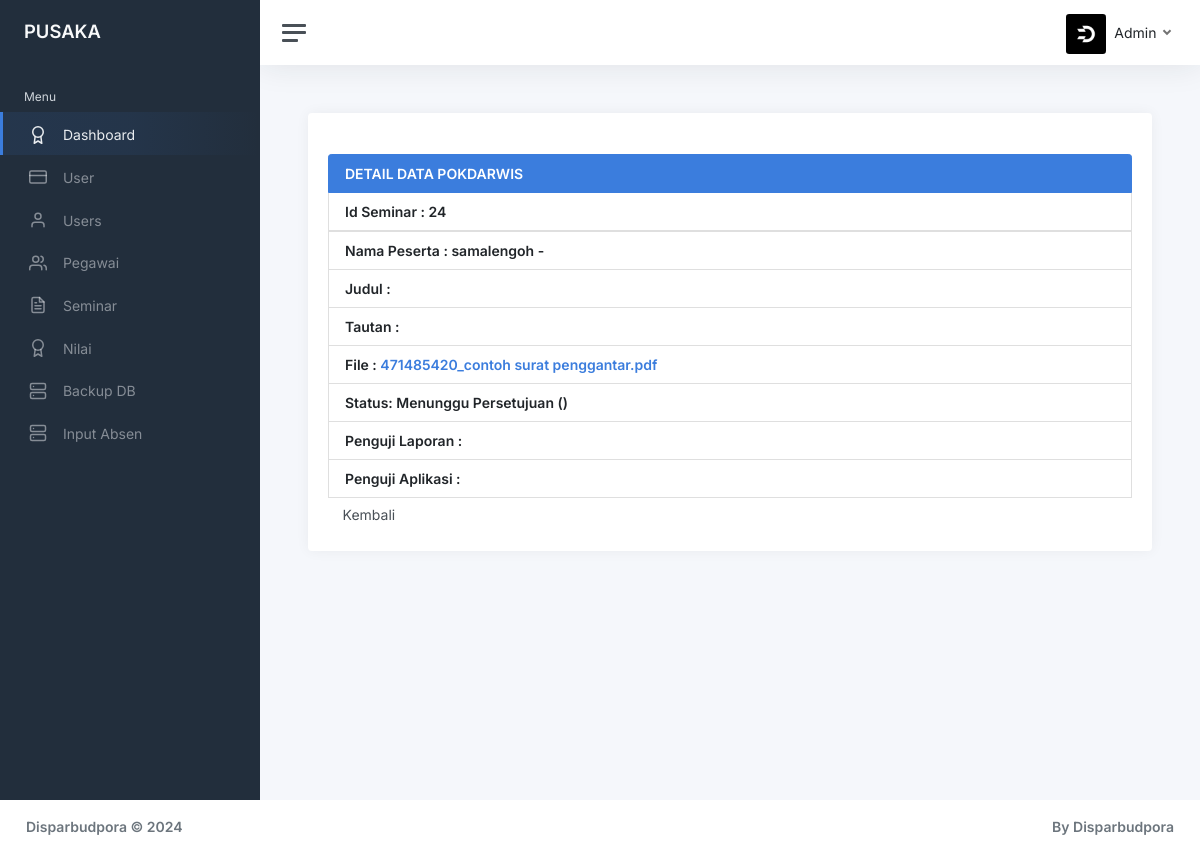
/index.php?page=seminar-detail&id=24 (signed in), run on the app's committed database.
### tables this page shows
CREATE TABLE `seminar` (
  `idseminar` int(5) NOT NULL AUTO_INCREMENT,
  `nis` int(8) NOT NULL,
  `judul` varchar(255) NOT NULL,
  `file` varchar(255) NOT NULL,
  `tautan` varchar(255) NOT NULL,
  `statussem` varchar(30) NOT NULL,
  `ket` varchar(255) NOT NULL,
  `pengujilap` int(8) NOT NULL,
  `pengujiapl` int(8) NOT NULL,
  `nilaiprakerin` int(3) NOT NULL,
  `nilailaporan` int(3) NOT NULL,
  `nilaiaplikasi` int(3) NOT NULL,
  PRIMARY KEY (`idseminar`)
);

CREATE TABLE `users` (
  `nis` bigint(12) unsigned NOT NULL,
  `id` bigint(12) unsigned NOT NULL,
  `nama` varchar(255) NOT NULL,
  `tanggal_buat` date NOT NULL,
  `alamat` varchar(255) NOT NULL,
  `potensi_wisata` varchar(100) NOT NULL,
  `telp` varchar(15) NOT NULL,
  `stat` varchar(30) NOT NULL,
  `foto` varchar(255) NOT NULL,
  PRIMARY KEY (`nis`)
);

### seminar/detail.php (the view, shortened to what this page needs)
<div class="row">
    <div class="col-md-12">
        <br>
        <?php
        if (isset($_GET['id'])) {
            $idseminar   = $_GET['id'];
            $query = mysqli_query($db, "SELECT seminar.*, users.nama, users.potensi_wisata FROM seminar JOIN users ON users.nis = seminar.nis WHERE idseminar='$idseminar'") or die('Query Error : ' . mysqli_error($db));
            while ($data  = mysqli_fetch_assoc($query)) {
                $idseminar        = $data['idseminar'];
                $judul            = $data['judul'];
                $tautan           = $data['tautan'];
                $file             = $data['file'];
                $statussem        = $data['statussem'];
                $ket              = $data['ket'];
                $nama             = $data['nama'];
                $potensi_wisata         = $data['potensi_wisata'];
            }
        }
        ?>
        <ul class="list-group">
            <li class="list-group-item active"><b>DETAIL DATA POKDARWIS
            <li class="list-group-item"><b>Id Seminar : </b><?php echo $idseminar; ?></li>
            <li class="list-group-item"><b>Nama Peserta : </b><?php echo $nama . " - " . $potensi_wisata; ?></li>
            <li class="list-group-item"><b>Judul : </b><?php echo $judul; ?></li>
            <li class="list-group-item"><b>Tautan : </b><a href="https:<?php echo $tautan; ?>" target="_blank"><?php echo $tautan; ?></a></li>
            <li class="list-group-item"><b>File : </b><a href="seminar/files/<?php echo $file; ?>" target="_blank"><?php echo $file; ?></a></li>
            <li class="list-group-item"><b>Status: <?php echo $statussem; ?></b> (<?php echo $ket; ?>)</li>
            <li class="list-group-item"><b>Penguji Laporan : </b><?php echo $pengujilaporann; ?></li>
            <li class="list-group-item"><b>Penguji Aplikasi : </b><?php echo $pengujiaplikasin; ?></li>
            </li>
        </ul>
        <?php
        if ($_SESSION['level'] == "Admin") {
            $kembali = "tampil-nilai";
        } else if ($_SESSION['level'] == "Pegawai") {
            $kembali = "tampil-nilai";
        } else {
            $kembali = "seminar";
        }
        ?>
        <div class="form-group">
            <a href="?page=<?php echo $kembali ?>" class="btn btn-default btn-reset">Kembali</a>
        </div>
    </div>
</div>
</div>
</div>
</div>

### data on the page
seminar: idseminar "24", users.nama "samalengoh", file "471485420_contoh surat penggantar.pdf", statussem "Menunggu Persetujuan"

### other printed values
$_SESSION['level'] "Admin"
